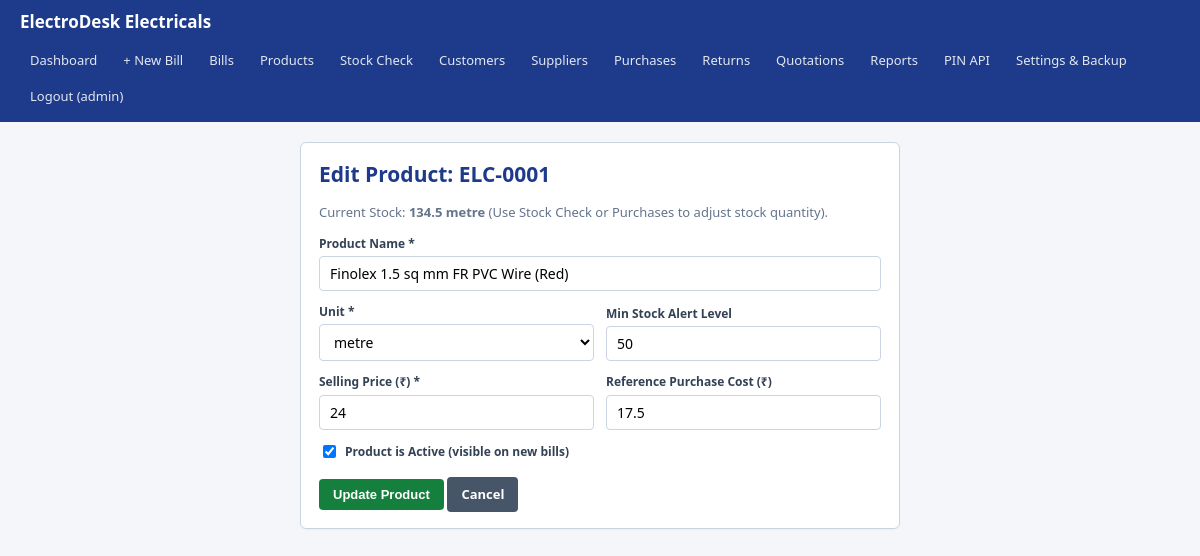
Screenshot of /products/1/edit (signed in) with the database file from the repository.
### tables this page shows
CREATE TABLE store_settings (
    id INTEGER PRIMARY KEY CHECK (id = 1),
    store_name TEXT NOT NULL DEFAULT 'ElectroDesk Electricals',
    store_address TEXT NOT NULL DEFAULT 'Main Market Road, Goa',
    store_phone TEXT NOT NULL DEFAULT '',
    default_tax_rate NUMERIC NOT NULL DEFAULT 0.00
);

CREATE TABLE products (
    id INTEGER PRIMARY KEY AUTOINCREMENT,
    product_code TEXT NOT NULL UNIQUE,
    name TEXT NOT NULL,
    unit TEXT NOT NULL DEFAULT 'pcs',
    selling_price NUMERIC NOT NULL CHECK (selling_price >= 0),
    purchase_cost NUMERIC NOT NULL DEFAULT 0.00 CHECK (purchase_cost >= 0),
    stock_qty NUMERIC NOT NULL DEFAULT 0.00 CHECK (stock_qty >= 0),
    min_stock_threshold NUMERIC NOT NULL DEFAULT 5.00 CHECK (min_stock_threshold >= 0),
    is_active INTEGER NOT NULL DEFAULT 1 CHECK (is_active IN (0, 1)),
    created_at TEXT NOT NULL DEFAULT (datetime('now', 'localtime'))
);

### routes/product_routes.py (the view, shortened to what this page needs)
@product_bp.route("/<int:product_id>/edit", methods=["GET", "POST"])
@login_required
def edit(product_id):
    db_path = current_app.config["DB_PATH"]
    prod = inventory_service.get_product_by_id(product_id, db_path=db_path)
    if not prod:
        flash("Product not found.", "danger")
        return redirect(url_for("products.index"))
    return render_template(
        "product_edit.html",
        product=prod,
        allowed_units=inventory_service.ALLOWED_UNITS,
    )

### app.py (called while the page is built)
def create_app(test_config: dict | None = None) -> Flask:
    app = Flask(__name__)
    app.config.from_object(Config)
    if test_config:
        app.config.update(test_config)
    init_db(db_path=app.config["DB_PATH"])
    if not app.config.get("TESTING"):
        backup_service.run_daily_auto_backup(
            db_path=app.config["DB_PATH"],
            backup_dir=app.config["BACKUP_DIR"],
        )
    @app.context_processor
    def inject_store_settings():
        return {"store": auth_service.get_store_settings(db_path=app.config["DB_PATH"])}
    app.register_blueprint(main_bp)
    app.register_blueprint(product_bp)
    app.register_blueprint(sales_bp)
    app.register_blueprint(purchase_bp)
    app.register_blueprint(ops_bp)
    app.register_blueprint(api_bp)
    return app

### database/db.py (called while the page is built)
def get_connection(db_path: str | None = None) -> sqlite3.Connection:
    target_path = db_path or Config.DB_PATH
    conn = sqlite3.connect(target_path, timeout=10.0)
    conn.row_factory = sqlite3.Row
    conn.execute("PRAGMA foreign_keys = ON;")
    conn.execute("PRAGMA journal_mode = WAL;")
    conn.execute("PRAGMA busy_timeout = 5000;")
    return conn

### routes/__init__.py (called while the page is built)
def login_required(view_func):
    @wraps(view_func)
    def wrapped_view(*args, **kwargs):
        if "user_id" not in session:
            flash("Please log in to access ElectroDesk.", "warning")
            return redirect(url_for("main.login"))
        return view_func(*args, **kwargs)
    return wrapped_view

### services/auth_service.py (called while the page is built)
def get_store_settings(db_path: str | None = None) -> dict:
    conn = get_connection(db_path)
    try:
        row = conn.execute("SELECT * FROM store_settings WHERE id = 1").fetchone()
        return dict(row) if row else {
            "store_name": "ElectroDesk Electricals",
            "store_address": "Main Market Road, Goa",
            "store_phone": "",
            "default_tax_rate": "0.00",
        }
    finally:
        conn.close()

### services/inventory_service.py (called while the page is built)
def get_product_by_id(product_id: int, db_path: str | None = None) -> dict | None:
    conn = get_connection(db_path)
    try:
        row = conn.execute("SELECT * FROM products WHERE id = ?", (product_id,)).fetchone()
        return dict(row) if row else None
    finally:
        conn.close()

### templates/product_edit.html (shortened to what this page needs)
{% extends "base.html" %}
{% block content %}
<div class="card" style="max-width: 600px; margin: 0 auto;">
  <h2>Edit Product: {{ product.product_code }}</h2>
  <p style="font-size: 13px; color: var(--muted);">
    Current Stock: <strong>{{ product.stock_qty }} {{ product.unit }}</strong> (Use Stock Check or Purchases to adjust stock quantity).
  </p>
  <form method="POST" action="{{ url_for('products.edit', product_id=product.id) }}">
    <div class="form-group" style="margin-bottom: 12px;">
      <label>Product Name *</label>
      <input type="text" name="name" value="{{ product.name }}" required>
    </div>
    <div class="form-row">
      <div class="form-group">
        <label>Unit *</label>
        <select name="unit">
          {% for u in allowed_units %}
          <option value="{{ u }}" {% if product.unit == u %}selected{% endif %}>{{ u }}</option>
          {% endfor %}
        </select>
      </div>
      <div class="form-group">
        <label>Min Stock Alert Level</label>
        <input type="number" step="0.01" min="0" name="min_stock_threshold" value="{{ product.min_stock_threshold }}" required>
      </div>
    </div>
    <div class="form-row">
      <div class="form-group">
        <label>Selling Price (₹) *</label>
        <input type="number" step="0.01" min="0" name="selling_price" value="{{ product.selling_price }}" required>
      </div>
      <div class="form-group">
        <label>Reference Purchase Cost (₹)</label>
        <input type="number" step="0.01" min="0" name="purchase_cost" value="{{ product.purchase_cost }}" required>
      </div>
    </div>
    <div style="margin: 12px 0;">
      <label style="display: inline-flex; align-items: center; gap: 6px; cursor: pointer;">
        <input type="checkbox" name="is_active" value="1" {% if product.is_active %}checked{% endif %}>
        Product is Active (visible on new bills)
      </label>
    </div>
    <button type="submit" class="btn btn-success">Update Product</button>
    <a href="{{ url_for('products.index') }}" class="btn btn-secondary">Cancel</a>
  </form>
</div>
{% endblock %}

### templates/base.html (shortened to what this page needs)
<!DOCTYPE html>
<html lang="en">
<head>
  <link rel="stylesheet" href="{{ url_for('static', filename='style.css') }}">
</head>
<body>
  {% if session.get('user_id') %}
  <nav class="navbar no-print">
    <a class="brand" href="{{ url_for('main.dashboard') }}">{{ store.store_name }}</a>
    <div class="nav-links">
      <a href="{{ url_for('main.dashboard') }}">Dashboard</a>
      <a href="{{ url_for('sales.new_bill') }}">+ New Bill</a>
      <a href="{{ url_for('sales.billing_list') }}">Bills</a>
      <a href="{{ url_for('products.index') }}">Products</a>
      <a href="{{ url_for('products.reconcile') }}">Stock Check</a>
      <a href="{{ url_for('sales.customers') }}">Customers</a>
      <a href="{{ url_for('purchases.suppliers') }}">Suppliers</a>
      <a href="{{ url_for('purchases.purchases') }}">Purchases</a>
      <a href="{{ url_for('ops.returns') }}">Returns</a>
      <a href="{{ url_for('ops.quotations') }}">Quotations</a>
      <a href="{{ url_for('ops.reports') }}">Reports</a>
      <a href="{{ url_for('main.pin_lookup') }}">PIN API</a>
      <a href="{{ url_for('main.settings') }}">Settings &amp; Backup</a>
      <a href="{{ url_for('main.logout') }}">Logout ({{ session.get('username') }})</a>
    </div>
  </nav>
  {% endif %}
  <div class="container">
    {% block content %}{% endblock %}
  </div>
</body>
</html>

### static/style.css (style rules this page uses)
:root { --bg: #f4f6f9; --surface: #ffffff; --primary: #1e3a8a; --primary-hover: #1d4ed8; --secondary: #475569; --success: #15803d; --danger: #b91c1c; --warning: #b45309; --border: #cbd5e1; --text: #0f172a; --muted: #64748b; }
* { box-sizing: border-box; }
body { margin: 0; font-family: "Segoe UI", Tahoma, Geneva, Verdana, sans-serif; background: var(--bg); color: var(--text); font-size: 14px; line-height: 1.45; }
.navbar { background: var(--primary); color: #fff; padding: 10px 20px; display: flex; flex-wrap: wrap; align-items: center; justify-content: space-between; gap: 10px; }
.brand { font-weight: 700; font-size: 17px; color: #fff; text-decoration: none; }
.nav-links { display: flex; flex-wrap: wrap; gap: 6px; }
.nav-links a { color: #e2e8f0; text-decoration: none; padding: 6px 10px; border-radius: 4px; font-size: 13px; }
.container { max-width: 1220px; margin: 20px auto; padding: 0 16px; }
.card { background: var(--surface); border: 1px solid var(--border); border-radius: 6px; padding: 16px 18px; margin-bottom: 18px; box-shadow: 0 1px 2px rgba(0, 0, 0, 0.04); }
.card h2, .card h3 { margin-top: 0; margin-bottom: 12px; color: var(--primary); }
.form-row { display: flex; flex-wrap: wrap; gap: 12px; margin-bottom: 12px; align-items: flex-end; }
.form-group { display: flex; flex-direction: column; flex: 1; min-width: 150px; }
label { font-weight: 600; font-size: 12px; margin-bottom: 4px; color: #334155; }
input, select, textarea { padding: 7px 10px; border: 1px solid var(--border); border-radius: 4px; font-size: 14px; font-family: inherit; background: #fff; }
.btn { display: inline-block; padding: 8px 14px; border: none; border-radius: 4px; background: var(--primary); color: #fff; font-weight: 600; font-size: 13px; cursor: pointer; text-decoration: none; text-align: center; }
.btn-secondary { background: var(--secondary); }
.btn-success { background: var(--success); }

### rows the page displays
store_settings: store_name "ElectroDesk Electricals"
products: product_code "ELC-0001", stock_qty "134.5", unit "metre", name "Finolex 1.5 sq mm FR PVC Wire (Red)", min_stock_threshold "50", selling_price "24", purchase_cost "17.5", is_active "☑"

### other values shown
{{ session.get('username') }} "admin"
